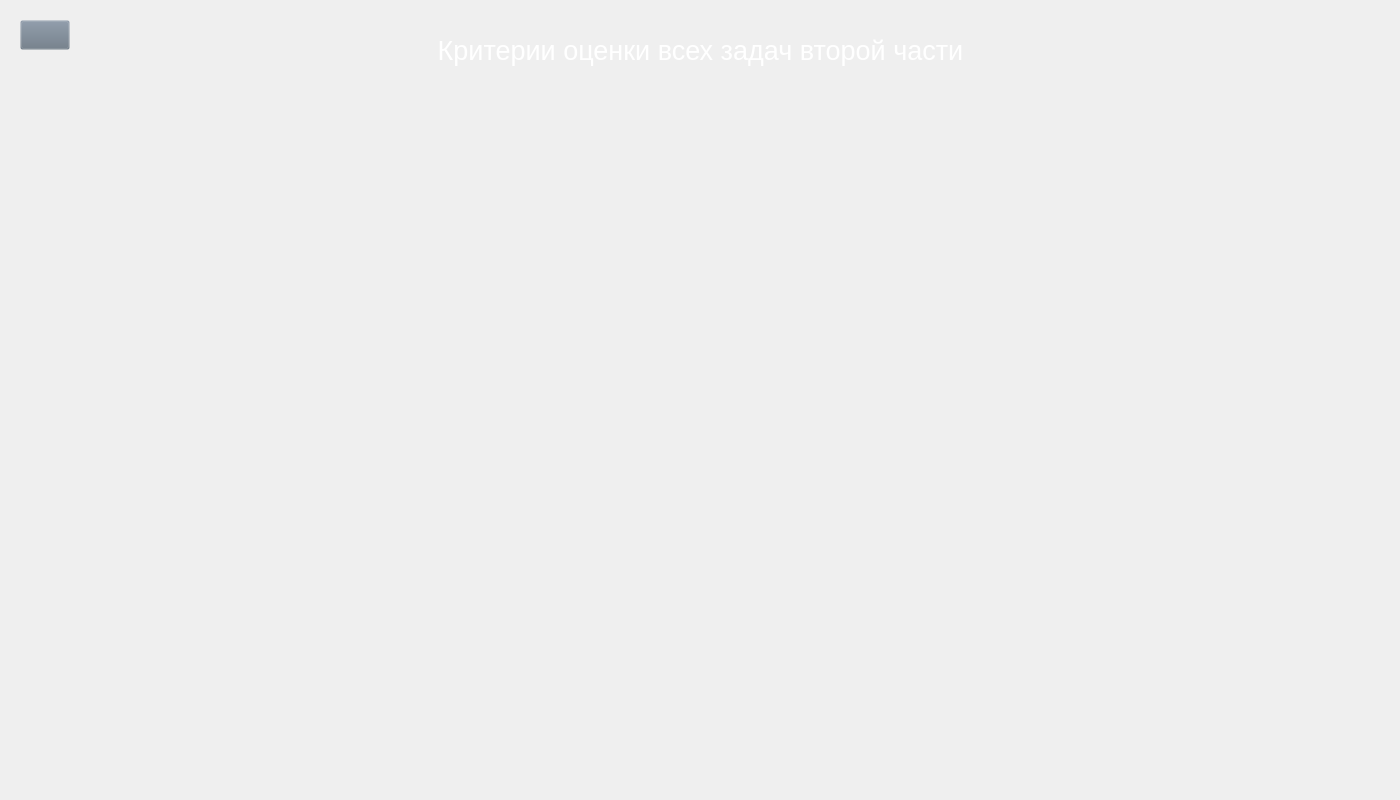
<?xml version="1.0" encoding="UTF-8"?>
<ui version="4.0">
 <class>Form</class>
 <widget class="QWidget" name="Form">
  <property name="geometry">
   <rect>
    <x>0</x>
    <y>0</y>
    <width>1400</width>
    <height>800</height>
   </rect>
  </property>
  <property name="windowTitle">
   <string>Form</string>
  </property>
  <property name="styleSheet">
   <string notr="true">QPushButton#back{
	background-color: rgba(105, 118, 132, 0);
}
QPushButton#left{
	background-color: rgba(105, 118, 132, 0);
}
QPushButton#right{
	background-color: rgba(105, 118, 132, 0);
}

QPushButton:pressed{
	padding-left: 2px;
	padding-top: 2px;
}

QScrollArea{
	background-color: rgba(105, 118, 132, 0);
}</string>
  </property>
  <widget class="QLabel" name="label">
   <property name="geometry">
    <rect>
     <x>0</x>
     <y>5</y>
     <width>1401</width>
     <height>91</height>
    </rect>
   </property>
   <property name="font">
    <font>
     <pointsize>20</pointsize>
     <weight>50</weight>
     <bold>false</bold>
    </font>
   </property>
   <property name="styleSheet">
    <string notr="true"> color:#ffffff;</string>
   </property>
   <property name="text">
    <string>Критерии оценки всех задач второй части</string>
   </property>
   <property name="alignment">
    <set>Qt::AlignCenter</set>
   </property>
  </widget>
  <widget class="QPushButton" name="back">
   <property name="geometry">
    <rect>
     <x>20</x>
     <y>20</y>
     <width>50</width>
     <height>30</height>
    </rect>
   </property>
   <property name="text">
    <string/>
   </property>
   <property name="icon">
    <iconset>
     <normaloff>../Images/right-arrows.png</normaloff>../Images/right-arrows.png</iconset>
   </property>
   <property name="iconSize">
    <size>
     <width>30</width>
     <height>30</height>
    </size>
   </property>
  </widget>
  <widget class="QScrollArea" name="scrollArea">
   <property name="geometry">
    <rect>
     <x>420</x>
     <y>100</y>
     <width>961</width>
     <height>671</height>
    </rect>
   </property>
   <property name="styleSheet">
    <string notr="true">background-color:rgba(0, 0, 0, 0);
border: 0px;</string>
   </property>
   <property name="lineWidth">
    <number>0</number>
   </property>
   <property name="widgetResizable">
    <bool>true</bool>
   </property>
   <widget class="QWidget" name="scrollAreaWidgetContents">
    <property name="geometry">
     <rect>
      <x>0</x>
      <y>0</y>
      <width>961</width>
      <height>671</height>
     </rect>
    </property>
    <layout class="QVBoxLayout" name="verticalLayout">
     <property name="spacing">
      <number>0</number>
     </property>
     <property name="leftMargin">
      <number>0</number>
     </property>
     <property name="topMargin">
      <number>0</number>
     </property>
     <property name="rightMargin">
      <number>0</number>
     </property>
     <property name="bottomMargin">
      <number>0</number>
     </property>
     <item>
      <widget class="QLabel" name="label_1">
       <property name="contextMenuPolicy">
        <enum>Qt::DefaultContextMenu</enum>
       </property>
       <property name="layoutDirection">
        <enum>Qt::LeftToRight</enum>
       </property>
       <property name="scaledContents">
        <bool>false</bool>
       </property>
       <property name="alignment">
        <set>Qt::AlignCenter</set>
       </property>
      </widget>
     </item>
     <item>
      <widget class="QLabel" name="label_2">
       <property name="text">
        <string/>
       </property>
       <property name="scaledContents">
        <bool>false</bool>
       </property>
       <property name="alignment">
        <set>Qt::AlignHCenter|Qt::AlignTop</set>
       </property>
      </widget>
     </item>
     <item>
      <widget class="QLabel" name="label_3">
       <property name="text">
        <string/>
       </property>
       <property name="scaledContents">
        <bool>false</bool>
       </property>
       <property name="alignment">
        <set>Qt::AlignHCenter|Qt::AlignTop</set>
       </property>
      </widget>
     </item>
     <item>
      <widget class="QLabel" name="label_4">
       <property name="text">
        <string/>
       </property>
       <property name="scaledContents">
        <bool>false</bool>
       </property>
       <property name="alignment">
        <set>Qt::AlignHCenter|Qt::AlignTop</set>
       </property>
      </widget>
     </item>
     <item>
      <widget class="QLabel" name="label_5">
       <property name="text">
        <string/>
       </property>
       <property name="scaledContents">
        <bool>false</bool>
       </property>
       <property name="alignment">
        <set>Qt::AlignHCenter|Qt::AlignTop</set>
       </property>
      </widget>
     </item>
     <item>
      <widget class="QLabel" name="label_6">
       <property name="text">
        <string/>
       </property>
       <property name="scaledContents">
        <bool>false</bool>
       </property>
       <property name="alignment">
        <set>Qt::AlignHCenter|Qt::AlignTop</set>
       </property>
      </widget>
     </item>
     <item>
      <widget class="QLabel" name="label_7">
       <property name="text">
        <string/>
       </property>
       <property name="scaledContents">
        <bool>false</bool>
       </property>
       <property name="alignment">
        <set>Qt::AlignHCenter|Qt::AlignTop</set>
       </property>
      </widget>
     </item>
    </layout>
   </widget>
  </widget>
 </widget>
 <resources/>
 <connections/>
</ui>
